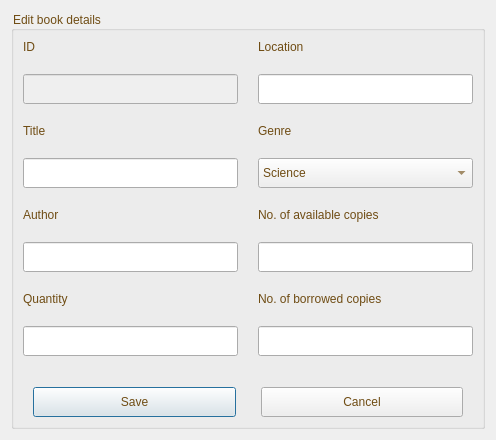
<?xml version="1.0" encoding="UTF-8"?>
<ui version="4.0">
 <class>Editbook</class>
 <widget class="QDialog" name="Editbook">
  <property name="geometry">
   <rect>
    <x>0</x>
    <y>0</y>
    <width>496</width>
    <height>345</height>
   </rect>
  </property>
  <property name="windowTitle">
   <string>Dialog</string>
  </property>
  <layout class="QGridLayout" name="gridLayout">
   <item row="0" column="0">
    <widget class="QGroupBox" name="groupBox">
     <property name="styleSheet">
      <string notr="true">color:rgb(111, 76, 19);
font: 18pt &quot;Segoe UI&quot;;</string>
     </property>
     <property name="title">
      <string>Edit book details</string>
     </property>
     <layout class="QGridLayout" name="gridLayout_3">
      <item row="0" column="0">
       <layout class="QHBoxLayout" name="horizontalLayout_2">
        <property name="spacing">
         <number>20</number>
        </property>
        <item>
         <layout class="QVBoxLayout" name="verticalLayout_3">
          <item>
           <widget class="QLabel" name="label_11">
            <property name="styleSheet">
             <string notr="true">color:rgb(111, 76, 19);
font: 14pt &quot;Segoe UI&quot;;</string>
            </property>
            <property name="text">
             <string>ID</string>
            </property>
            <property name="buddy">
             <cstring>comboBox</cstring>
            </property>
           </widget>
          </item>
          <item>
           <widget class="QLineEdit" name="lineEdit_ID">
            <property name="enabled">
             <bool>false</bool>
            </property>
            <property name="minimumSize">
             <size>
              <width>0</width>
              <height>30</height>
             </size>
            </property>
            <property name="styleSheet">
             <string notr="true">color:rgb(111, 76, 19);
font: 12pt &quot;Segoe UI&quot;;</string>
            </property>
           </widget>
          </item>
          <item>
           <widget class="QLabel" name="label_7">
            <property name="styleSheet">
             <string notr="true">color:rgb(111, 76, 19);
font: 14pt &quot;Segoe UI&quot;;
</string>
            </property>
            <property name="text">
             <string>Title</string>
            </property>
            <property name="buddy">
             <cstring>lineEdit_2</cstring>
            </property>
           </widget>
          </item>
          <item>
           <widget class="QLineEdit" name="lineEdit_title">
            <property name="minimumSize">
             <size>
              <width>0</width>
              <height>30</height>
             </size>
            </property>
            <property name="styleSheet">
             <string notr="true">color:rgb(111, 76, 19);
font: 12pt &quot;Segoe UI&quot;;
</string>
            </property>
           </widget>
          </item>
          <item>
           <widget class="QLabel" name="label_8">
            <property name="styleSheet">
             <string notr="true">color:rgb(111, 76, 19);
font: 14pt &quot;Segoe UI&quot;;</string>
            </property>
            <property name="text">
             <string>Author</string>
            </property>
            <property name="buddy">
             <cstring>lineEdit_3</cstring>
            </property>
           </widget>
          </item>
          <item>
           <widget class="QLineEdit" name="lineEdit_author">
            <property name="minimumSize">
             <size>
              <width>0</width>
              <height>30</height>
             </size>
            </property>
            <property name="styleSheet">
             <string notr="true">color:rgb(111, 76, 19);
font: 12pt &quot;Segoe UI&quot;;</string>
            </property>
           </widget>
          </item>
          <item>
           <widget class="QLabel" name="label_9">
            <property name="styleSheet">
             <string notr="true">color:rgb(111, 76, 19);
font: 14pt &quot;Segoe UI&quot;;</string>
            </property>
            <property name="text">
             <string>Quantity</string>
            </property>
           </widget>
          </item>
          <item>
           <widget class="QLineEdit" name="lineEdit_quantity">
            <property name="minimumSize">
             <size>
              <width>0</width>
              <height>30</height>
             </size>
            </property>
            <property name="styleSheet">
             <string notr="true">color:rgb(111, 76, 19);
font: 12pt &quot;Segoe UI&quot;;</string>
            </property>
           </widget>
          </item>
         </layout>
        </item>
        <item>
         <layout class="QVBoxLayout" name="verticalLayout_4">
          <item>
           <widget class="QLabel" name="label">
            <property name="styleSheet">
             <string notr="true">color:rgb(111, 76, 19);
font: 14pt &quot;Segoe UI&quot;;</string>
            </property>
            <property name="text">
             <string>Location</string>
            </property>
           </widget>
          </item>
          <item>
           <widget class="QLineEdit" name="lineEdit_location">
            <property name="minimumSize">
             <size>
              <width>0</width>
              <height>30</height>
             </size>
            </property>
            <property name="styleSheet">
             <string notr="true">color:rgb(111, 76, 19);
font: 12pt &quot;Segoe UI&quot;;</string>
            </property>
           </widget>
          </item>
          <item>
           <widget class="QLabel" name="label_10">
            <property name="styleSheet">
             <string notr="true">color:rgb(111, 76, 19);
font: 14pt &quot;Segoe UI&quot;;
</string>
            </property>
            <property name="text">
             <string>Genre</string>
            </property>
            <property name="buddy">
             <cstring>lineEdit_5</cstring>
            </property>
           </widget>
          </item>
          <item>
           <widget class="QComboBox" name="comboBox_genre">
            <property name="minimumSize">
             <size>
              <width>0</width>
              <height>30</height>
             </size>
            </property>
            <property name="styleSheet">
             <string notr="true">color:rgb(111, 76, 19);
font: 12pt &quot;Segoe UI&quot;;</string>
            </property>
            <item>
             <property name="text">
              <string>Science</string>
             </property>
            </item>
            <item>
             <property name="text">
              <string>History</string>
             </property>
            </item>
            <item>
             <property name="text">
              <string>Horror</string>
             </property>
            </item>
            <item>
             <property name="text">
              <string>Travel</string>
             </property>
            </item>
            <item>
             <property name="text">
              <string>Business</string>
             </property>
            </item>
            <item>
             <property name="text">
              <string>Children</string>
             </property>
            </item>
            <item>
             <property name="text">
              <string>Biography</string>
             </property>
            </item>
            <item>
             <property name="text">
              <string>Cooking</string>
             </property>
            </item>
            <item>
             <property name="text">
              <string>Mystery</string>
             </property>
            </item>
           </widget>
          </item>
          <item>
           <widget class="QLabel" name="label_12">
            <property name="styleSheet">
             <string notr="true">color:rgb(111, 76, 19);
font: 14pt &quot;Segoe UI&quot;;</string>
            </property>
            <property name="text">
             <string>No. of available copies</string>
            </property>
           </widget>
          </item>
          <item>
           <widget class="QLineEdit" name="lineEdit_av">
            <property name="minimumSize">
             <size>
              <width>0</width>
              <height>30</height>
             </size>
            </property>
            <property name="styleSheet">
             <string notr="true">color:rgb(111, 76, 19);
font: 12pt &quot;Segoe UI&quot;;</string>
            </property>
           </widget>
          </item>
          <item>
           <widget class="QLabel" name="label_13">
            <property name="styleSheet">
             <string notr="true">color:rgb(111, 76, 19);
font: 14pt &quot;Segoe UI&quot;;

</string>
            </property>
            <property name="text">
             <string>No. of borrowed copies</string>
            </property>
           </widget>
          </item>
          <item>
           <widget class="QLineEdit" name="lineEdit_borrow">
            <property name="minimumSize">
             <size>
              <width>0</width>
              <height>30</height>
             </size>
            </property>
            <property name="styleSheet">
             <string notr="true">color:rgb(111, 76, 19);
font: 12pt &quot;Segoe UI&quot;;</string>
            </property>
           </widget>
          </item>
         </layout>
        </item>
       </layout>
      </item>
      <item row="1" column="0">
       <layout class="QHBoxLayout" name="horizontalLayout_4">
        <property name="spacing">
         <number>25</number>
        </property>
        <property name="leftMargin">
         <number>10</number>
        </property>
        <property name="topMargin">
         <number>25</number>
        </property>
        <property name="rightMargin">
         <number>10</number>
        </property>
        <item>
         <widget class="QPushButton" name="pushButton_save">
          <property name="minimumSize">
           <size>
            <width>0</width>
            <height>30</height>
           </size>
          </property>
          <property name="cursor">
           <cursorShape>PointingHandCursor</cursorShape>
          </property>
          <property name="styleSheet">
           <string notr="true">color:rgb(111, 76, 19);
font: 14pt &quot;Segoe UI&quot;;</string>
          </property>
          <property name="text">
           <string>Save</string>
          </property>
         </widget>
        </item>
        <item>
         <widget class="QPushButton" name="pushButton_cancel">
          <property name="minimumSize">
           <size>
            <width>0</width>
            <height>30</height>
           </size>
          </property>
          <property name="cursor">
           <cursorShape>PointingHandCursor</cursorShape>
          </property>
          <property name="styleSheet">
           <string notr="true">color:rgb(111, 76, 19);
font: 14pt &quot;Segoe UI&quot;;</string>
          </property>
          <property name="text">
           <string>Cancel</string>
          </property>
         </widget>
        </item>
       </layout>
      </item>
     </layout>
    </widget>
   </item>
  </layout>
 </widget>
 <resources/>
 <connections/>
</ui>
